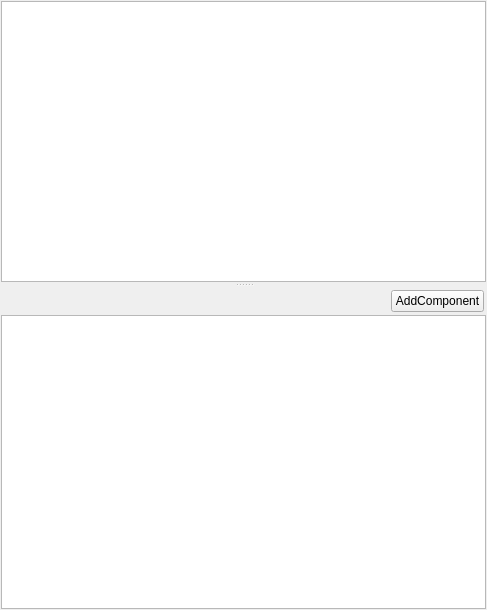
<?xml version="1.0" encoding="UTF-8"?>
<ui version="4.0">
 <class>EntityEditorModel</class>
 <widget class="QWidget" name="EntityEditorModel">
  <property name="geometry">
   <rect>
    <x>0</x>
    <y>0</y>
    <width>487</width>
    <height>610</height>
   </rect>
  </property>
  <property name="windowTitle">
   <string>EntityEditorModel</string>
  </property>
  <property name="floating" stdset="0">
   <bool>true</bool>
  </property>
  <layout class="QVBoxLayout" name="verticalLayout_5">
   <property name="spacing">
    <number>0</number>
   </property>
   <property name="leftMargin">
    <number>0</number>
   </property>
   <property name="topMargin">
    <number>0</number>
   </property>
   <property name="rightMargin">
    <number>0</number>
   </property>
   <property name="bottomMargin">
    <number>0</number>
   </property>
   <item>
    <layout class="QVBoxLayout" name="verticalLayout">
     <property name="spacing">
      <number>0</number>
     </property>
     <property name="leftMargin">
      <number>0</number>
     </property>
     <property name="topMargin">
      <number>0</number>
     </property>
     <property name="rightMargin">
      <number>0</number>
     </property>
     <property name="bottomMargin">
      <number>0</number>
     </property>
     <item>
      <widget class="QWidget" name="widget" native="true">
       <layout class="QVBoxLayout" name="verticalLayout_4">
        <property name="spacing">
         <number>0</number>
        </property>
        <property name="leftMargin">
         <number>0</number>
        </property>
        <property name="topMargin">
         <number>0</number>
        </property>
        <property name="rightMargin">
         <number>0</number>
        </property>
        <property name="bottomMargin">
         <number>0</number>
        </property>
        <item>
         <widget class="QSplitter" name="splitter">
          <property name="orientation">
           <enum>Qt::Vertical</enum>
          </property>
          <widget class="QWidget" name="widget_3" native="true">
           <layout class="QVBoxLayout" name="verticalLayout_3">
            <property name="spacing">
             <number>1</number>
            </property>
            <property name="leftMargin">
             <number>1</number>
            </property>
            <property name="topMargin">
             <number>1</number>
            </property>
            <property name="rightMargin">
             <number>1</number>
            </property>
            <property name="bottomMargin">
             <number>1</number>
            </property>
            <item>
             <widget class="QTreeView" name="treeView"/>
            </item>
           </layout>
          </widget>
          <widget class="QWidget" name="widget_2" native="true">
           <layout class="QVBoxLayout" name="verticalLayout_2">
            <property name="spacing">
             <number>1</number>
            </property>
            <property name="leftMargin">
             <number>1</number>
            </property>
            <property name="topMargin">
             <number>1</number>
            </property>
            <property name="rightMargin">
             <number>1</number>
            </property>
            <property name="bottomMargin">
             <number>1</number>
            </property>
            <item>
             <widget class="QWidget" name="widget_4" native="true">
              <layout class="QHBoxLayout" name="horizontalLayout">
               <property name="spacing">
                <number>2</number>
               </property>
               <property name="leftMargin">
                <number>2</number>
               </property>
               <property name="topMargin">
                <number>2</number>
               </property>
               <property name="rightMargin">
                <number>2</number>
               </property>
               <property name="bottomMargin">
                <number>2</number>
               </property>
               <item>
                <spacer name="horizontalSpacer">
                 <property name="orientation">
                  <enum>Qt::Horizontal</enum>
                 </property>
                 <property name="sizeHint" stdset="0">
                  <size>
                   <width>40</width>
                   <height>20</height>
                  </size>
                 </property>
                </spacer>
               </item>
               <item>
                <widget class="QPushButton" name="pushButton">
                 <property name="text">
                  <string>AddComponent</string>
                 </property>
                </widget>
               </item>
              </layout>
             </widget>
            </item>
            <item>
             <widget class="QTreeView" name="treeViewDetails"/>
            </item>
           </layout>
          </widget>
         </widget>
        </item>
       </layout>
      </widget>
     </item>
    </layout>
   </item>
  </layout>
 </widget>
 <layoutdefault spacing="6" margin="11"/>
 <resources>
  <include location="../../Resources/icons.qrc"/>
 </resources>
 <connections/>
</ui>
